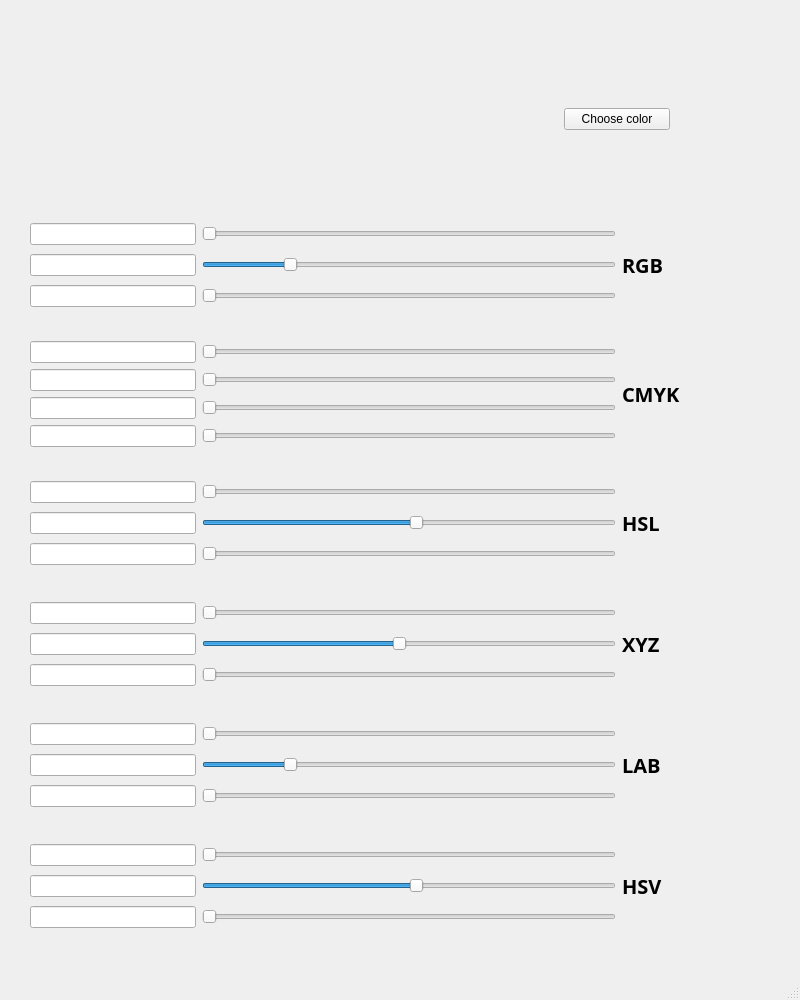
<?xml version="1.0" encoding="UTF-8"?>
<ui version="4.0">
 <class>MainWindow</class>
 <widget class="QMainWindow" name="MainWindow">
  <property name="geometry">
   <rect>
    <x>0</x>
    <y>0</y>
    <width>800</width>
    <height>1000</height>
   </rect>
  </property>
  <property name="windowTitle">
   <string>MainWindow</string>
  </property>
  <widget class="QWidget" name="centralwidget">
   <widget class="QWidget" name="verticalLayoutWidget_2">
    <property name="geometry">
     <rect>
      <x>30</x>
      <y>220</y>
      <width>651</width>
      <height>711</height>
     </rect>
    </property>
    <layout class="QVBoxLayout" name="verticalLayout_3">
     <item>
      <layout class="QHBoxLayout" name="horizontalLayout_4" stretch="10,1">
       <item>
        <layout class="QVBoxLayout" name="verticalLayout">
         <item>
          <layout class="QHBoxLayout" name="horizontalLayout" stretch="2,5">
           <item>
            <widget class="QLineEdit" name="red_text">
             <property name="inputMask">
              <string>000</string>
             </property>
            </widget>
           </item>
           <item>
            <widget class="QSlider" name="red_slider">
             <property name="maximum">
              <number>255</number>
             </property>
             <property name="pageStep">
              <number>1</number>
             </property>
             <property name="orientation">
              <enum>Qt::Horizontal</enum>
             </property>
            </widget>
           </item>
          </layout>
         </item>
         <item>
          <layout class="QHBoxLayout" name="horizontalLayout_2" stretch="2,5">
           <item>
            <widget class="QLineEdit" name="green_text">
             <property name="inputMask">
              <string>000</string>
             </property>
            </widget>
           </item>
           <item>
            <widget class="QSlider" name="green_slider">
             <property name="maximum">
              <number>255</number>
             </property>
             <property name="pageStep">
              <number>1</number>
             </property>
             <property name="value">
              <number>52</number>
             </property>
             <property name="orientation">
              <enum>Qt::Horizontal</enum>
             </property>
            </widget>
           </item>
          </layout>
         </item>
         <item>
          <layout class="QHBoxLayout" name="horizontalLayout_3" stretch="2,5">
           <item>
            <widget class="QLineEdit" name="blue_text">
             <property name="inputMask">
              <string>000</string>
             </property>
            </widget>
           </item>
           <item>
            <widget class="QSlider" name="blue_slider">
             <property name="maximum">
              <number>255</number>
             </property>
             <property name="pageStep">
              <number>1</number>
             </property>
             <property name="orientation">
              <enum>Qt::Horizontal</enum>
             </property>
            </widget>
           </item>
          </layout>
         </item>
        </layout>
       </item>
       <item>
        <widget class="QLabel" name="label_2">
         <property name="font">
          <font>
           <family>Pristina</family>
           <pointsize>15</pointsize>
           <bold>true</bold>
          </font>
         </property>
         <property name="text">
          <string>RGB</string>
         </property>
        </widget>
       </item>
      </layout>
     </item>
     <item>
      <spacer name="verticalSpacer_3">
       <property name="orientation">
        <enum>Qt::Vertical</enum>
       </property>
       <property name="sizeType">
        <enum>QSizePolicy::Fixed</enum>
       </property>
       <property name="sizeHint" stdset="0">
        <size>
         <width>20</width>
         <height>25</height>
        </size>
       </property>
      </spacer>
     </item>
     <item>
      <layout class="QHBoxLayout" name="horizontalLayout_9" stretch="10,0">
       <item>
        <layout class="QVBoxLayout" name="verticalLayout_2">
         <item>
          <layout class="QHBoxLayout" name="horizontalLayout_5" stretch="2,5">
           <item>
            <widget class="QLineEdit" name="cyan_text">
             <property name="inputMask">
              <string>000</string>
             </property>
            </widget>
           </item>
           <item>
            <widget class="QSlider" name="cyan_slider">
             <property name="maximum">
              <number>100</number>
             </property>
             <property name="pageStep">
              <number>1</number>
             </property>
             <property name="orientation">
              <enum>Qt::Horizontal</enum>
             </property>
             <property name="tickPosition">
              <enum>QSlider::NoTicks</enum>
             </property>
            </widget>
           </item>
          </layout>
         </item>
         <item>
          <layout class="QHBoxLayout" name="horizontalLayout_6" stretch="2,5">
           <item>
            <widget class="QLineEdit" name="magenta_text">
             <property name="inputMask">
              <string>000</string>
             </property>
            </widget>
           </item>
           <item>
            <widget class="QSlider" name="magenta_slider">
             <property name="maximum">
              <number>100</number>
             </property>
             <property name="pageStep">
              <number>1</number>
             </property>
             <property name="orientation">
              <enum>Qt::Horizontal</enum>
             </property>
            </widget>
           </item>
          </layout>
         </item>
         <item>
          <layout class="QHBoxLayout" name="horizontalLayout_7" stretch="2,5">
           <item>
            <widget class="QLineEdit" name="yellow_text">
             <property name="inputMask">
              <string>000</string>
             </property>
            </widget>
           </item>
           <item>
            <widget class="QSlider" name="yellow_slider">
             <property name="maximum">
              <number>100</number>
             </property>
             <property name="pageStep">
              <number>1</number>
             </property>
             <property name="orientation">
              <enum>Qt::Horizontal</enum>
             </property>
            </widget>
           </item>
          </layout>
         </item>
         <item>
          <layout class="QHBoxLayout" name="horizontalLayout_8" stretch="2,5">
           <item>
            <widget class="QLineEdit" name="key_text">
             <property name="inputMask">
              <string>000</string>
             </property>
            </widget>
           </item>
           <item>
            <widget class="QSlider" name="key_slider">
             <property name="maximum">
              <number>100</number>
             </property>
             <property name="pageStep">
              <number>1</number>
             </property>
             <property name="orientation">
              <enum>Qt::Horizontal</enum>
             </property>
            </widget>
           </item>
          </layout>
         </item>
        </layout>
       </item>
       <item>
        <widget class="QLabel" name="label">
         <property name="font">
          <font>
           <family>Pristina</family>
           <pointsize>15</pointsize>
           <bold>true</bold>
          </font>
         </property>
         <property name="text">
          <string>CMYK</string>
         </property>
        </widget>
       </item>
      </layout>
     </item>
     <item>
      <spacer name="verticalSpacer_4">
       <property name="orientation">
        <enum>Qt::Vertical</enum>
       </property>
       <property name="sizeType">
        <enum>QSizePolicy::Fixed</enum>
       </property>
       <property name="sizeHint" stdset="0">
        <size>
         <width>20</width>
         <height>25</height>
        </size>
       </property>
      </spacer>
     </item>
     <item>
      <layout class="QHBoxLayout" name="horizontalLayout_10" stretch="10,1">
       <item>
        <layout class="QVBoxLayout" name="verticalLayout_4">
         <item>
          <layout class="QHBoxLayout" name="horizontalLayout_11" stretch="2,5">
           <item>
            <widget class="QLineEdit" name="hue_text">
             <property name="inputMask">
              <string>000</string>
             </property>
            </widget>
           </item>
           <item>
            <widget class="QSlider" name="hue_slider">
             <property name="maximum">
              <number>360</number>
             </property>
             <property name="pageStep">
              <number>1</number>
             </property>
             <property name="orientation">
              <enum>Qt::Horizontal</enum>
             </property>
            </widget>
           </item>
          </layout>
         </item>
         <item>
          <layout class="QHBoxLayout" name="horizontalLayout_12" stretch="2,5">
           <item>
            <widget class="QLineEdit" name="saturation_text">
             <property name="inputMask">
              <string>000</string>
             </property>
            </widget>
           </item>
           <item>
            <widget class="QSlider" name="saturation_slider">
             <property name="maximum">
              <number>100</number>
             </property>
             <property name="pageStep">
              <number>1</number>
             </property>
             <property name="value">
              <number>52</number>
             </property>
             <property name="orientation">
              <enum>Qt::Horizontal</enum>
             </property>
            </widget>
           </item>
          </layout>
         </item>
         <item>
          <layout class="QHBoxLayout" name="horizontalLayout_13" stretch="2,5">
           <item>
            <widget class="QLineEdit" name="lightness_text">
             <property name="inputMask">
              <string>000</string>
             </property>
            </widget>
           </item>
           <item>
            <widget class="QSlider" name="lightness_slider">
             <property name="maximum">
              <number>100</number>
             </property>
             <property name="pageStep">
              <number>1</number>
             </property>
             <property name="orientation">
              <enum>Qt::Horizontal</enum>
             </property>
            </widget>
           </item>
          </layout>
         </item>
        </layout>
       </item>
       <item>
        <widget class="QLabel" name="label_3">
         <property name="font">
          <font>
           <family>Pristina</family>
           <pointsize>15</pointsize>
           <bold>true</bold>
          </font>
         </property>
         <property name="text">
          <string>HSL</string>
         </property>
        </widget>
       </item>
      </layout>
     </item>
     <item>
      <spacer name="verticalSpacer_5">
       <property name="orientation">
        <enum>Qt::Vertical</enum>
       </property>
       <property name="sizeType">
        <enum>QSizePolicy::Fixed</enum>
       </property>
       <property name="sizeHint" stdset="0">
        <size>
         <width>20</width>
         <height>25</height>
        </size>
       </property>
      </spacer>
     </item>
     <item>
      <layout class="QHBoxLayout" name="horizontalLayout_15" stretch="10,1">
       <item>
        <layout class="QVBoxLayout" name="verticalLayout_5">
         <item>
          <layout class="QHBoxLayout" name="horizontalLayout_16" stretch="2,5">
           <item>
            <widget class="QLineEdit" name="x_text">
             <property name="inputMask">
              <string>000</string>
             </property>
            </widget>
           </item>
           <item>
            <widget class="QSlider" name="x_slider">
             <property name="maximum">
              <number>109</number>
             </property>
             <property name="pageStep">
              <number>1</number>
             </property>
             <property name="orientation">
              <enum>Qt::Horizontal</enum>
             </property>
            </widget>
           </item>
          </layout>
         </item>
         <item>
          <layout class="QHBoxLayout" name="horizontalLayout_17" stretch="2,5">
           <item>
            <widget class="QLineEdit" name="y_text">
             <property name="inputMask">
              <string>000</string>
             </property>
            </widget>
           </item>
           <item>
            <widget class="QSlider" name="y_slider">
             <property name="maximum">
              <number>109</number>
             </property>
             <property name="pageStep">
              <number>1</number>
             </property>
             <property name="value">
              <number>52</number>
             </property>
             <property name="orientation">
              <enum>Qt::Horizontal</enum>
             </property>
            </widget>
           </item>
          </layout>
         </item>
         <item>
          <layout class="QHBoxLayout" name="horizontalLayout_18" stretch="2,5">
           <item>
            <widget class="QLineEdit" name="z_text">
             <property name="inputMask">
              <string>000</string>
             </property>
            </widget>
           </item>
           <item>
            <widget class="QSlider" name="z_slider">
             <property name="maximum">
              <number>109</number>
             </property>
             <property name="pageStep">
              <number>1</number>
             </property>
             <property name="orientation">
              <enum>Qt::Horizontal</enum>
             </property>
            </widget>
           </item>
          </layout>
         </item>
        </layout>
       </item>
       <item>
        <widget class="QLabel" name="label_4">
         <property name="font">
          <font>
           <family>Pristina</family>
           <pointsize>15</pointsize>
           <bold>true</bold>
          </font>
         </property>
         <property name="text">
          <string>XYZ</string>
         </property>
        </widget>
       </item>
      </layout>
     </item>
     <item>
      <spacer name="verticalSpacer_2">
       <property name="orientation">
        <enum>Qt::Vertical</enum>
       </property>
       <property name="sizeType">
        <enum>QSizePolicy::Fixed</enum>
       </property>
       <property name="sizeHint" stdset="0">
        <size>
         <width>20</width>
         <height>25</height>
        </size>
       </property>
      </spacer>
     </item>
     <item>
      <layout class="QHBoxLayout" name="horizontalLayout_19" stretch="10,1">
       <item>
        <layout class="QVBoxLayout" name="verticalLayout_6">
         <item>
          <layout class="QHBoxLayout" name="horizontalLayout_20" stretch="2,5">
           <item>
            <widget class="QLineEdit" name="l_text">
             <property name="inputMask">
              <string>000</string>
             </property>
            </widget>
           </item>
           <item>
            <widget class="QSlider" name="l_slider">
             <property name="maximum">
              <number>100</number>
             </property>
             <property name="pageStep">
              <number>1</number>
             </property>
             <property name="orientation">
              <enum>Qt::Horizontal</enum>
             </property>
            </widget>
           </item>
          </layout>
         </item>
         <item>
          <layout class="QHBoxLayout" name="horizontalLayout_21" stretch="2,5">
           <item>
            <widget class="QLineEdit" name="a_text">
             <property name="inputMask">
              <string>#000</string>
             </property>
            </widget>
           </item>
           <item>
            <widget class="QSlider" name="a_slider">
             <property name="maximum">
              <number>257</number>
             </property>
             <property name="pageStep">
              <number>1</number>
             </property>
             <property name="value">
              <number>52</number>
             </property>
             <property name="orientation">
              <enum>Qt::Horizontal</enum>
             </property>
            </widget>
           </item>
          </layout>
         </item>
         <item>
          <layout class="QHBoxLayout" name="horizontalLayout_22" stretch="2,5">
           <item>
            <widget class="QLineEdit" name="b_text">
             <property name="inputMask">
              <string>#000</string>
             </property>
             <property name="text">
              <string/>
             </property>
            </widget>
           </item>
           <item>
            <widget class="QSlider" name="b_slider">
             <property name="maximum">
              <number>257</number>
             </property>
             <property name="pageStep">
              <number>1</number>
             </property>
             <property name="orientation">
              <enum>Qt::Horizontal</enum>
             </property>
            </widget>
           </item>
          </layout>
         </item>
        </layout>
       </item>
       <item>
        <widget class="QLabel" name="label_5">
         <property name="font">
          <font>
           <family>Pristina</family>
           <pointsize>15</pointsize>
           <bold>true</bold>
          </font>
         </property>
         <property name="text">
          <string>LAB</string>
         </property>
        </widget>
       </item>
      </layout>
     </item>
     <item>
      <spacer name="verticalSpacer">
       <property name="orientation">
        <enum>Qt::Vertical</enum>
       </property>
       <property name="sizeType">
        <enum>QSizePolicy::Fixed</enum>
       </property>
       <property name="sizeHint" stdset="0">
        <size>
         <width>20</width>
         <height>25</height>
        </size>
       </property>
      </spacer>
     </item>
     <item>
      <layout class="QHBoxLayout" name="horizontalLayout_23" stretch="10,1">
       <item>
        <layout class="QVBoxLayout" name="verticalLayout_7">
         <item>
          <layout class="QHBoxLayout" name="horizontalLayout_24" stretch="2,5">
           <item>
            <widget class="QLineEdit" name="h_text">
             <property name="inputMask">
              <string>000</string>
             </property>
            </widget>
           </item>
           <item>
            <widget class="QSlider" name="h_slider">
             <property name="maximum">
              <number>360</number>
             </property>
             <property name="pageStep">
              <number>1</number>
             </property>
             <property name="orientation">
              <enum>Qt::Horizontal</enum>
             </property>
            </widget>
           </item>
          </layout>
         </item>
         <item>
          <layout class="QHBoxLayout" name="horizontalLayout_25" stretch="2,5">
           <item>
            <widget class="QLineEdit" name="s_text">
             <property name="inputMask">
              <string>000</string>
             </property>
            </widget>
           </item>
           <item>
            <widget class="QSlider" name="s_slider">
             <property name="maximum">
              <number>100</number>
             </property>
             <property name="pageStep">
              <number>1</number>
             </property>
             <property name="value">
              <number>52</number>
             </property>
             <property name="orientation">
              <enum>Qt::Horizontal</enum>
             </property>
            </widget>
           </item>
          </layout>
         </item>
         <item>
          <layout class="QHBoxLayout" name="horizontalLayout_26" stretch="2,5">
           <item>
            <widget class="QLineEdit" name="v_text">
             <property name="inputMask">
              <string>000</string>
             </property>
             <property name="text">
              <string/>
             </property>
            </widget>
           </item>
           <item>
            <widget class="QSlider" name="v_slider">
             <property name="maximum">
              <number>100</number>
             </property>
             <property name="pageStep">
              <number>1</number>
             </property>
             <property name="orientation">
              <enum>Qt::Horizontal</enum>
             </property>
            </widget>
           </item>
          </layout>
         </item>
        </layout>
       </item>
       <item>
        <widget class="QLabel" name="label_6">
         <property name="font">
          <font>
           <family>Pristina</family>
           <pointsize>15</pointsize>
           <bold>true</bold>
          </font>
         </property>
         <property name="text">
          <string>HSV</string>
         </property>
        </widget>
       </item>
      </layout>
     </item>
    </layout>
   </widget>
   <widget class="QWidget" name="horizontalLayoutWidget">
    <property name="geometry">
     <rect>
      <x>29</x>
      <y>29</y>
      <width>641</width>
      <height>181</height>
     </rect>
    </property>
    <layout class="QHBoxLayout" name="horizontalLayout_14" stretch="5,1">
     <item>
      <widget class="QLabel" name="main_bg">
       <property name="text">
        <string/>
       </property>
      </widget>
     </item>
     <item>
      <widget class="QPushButton" name="pushButton">
       <property name="sizePolicy">
        <sizepolicy hsizetype="Minimum" vsizetype="Fixed">
         <horstretch>0</horstretch>
         <verstretch>120</verstretch>
        </sizepolicy>
       </property>
       <property name="text">
        <string>Choose color</string>
       </property>
      </widget>
     </item>
    </layout>
   </widget>
  </widget>
  <widget class="QMenuBar" name="menubar">
   <property name="geometry">
    <rect>
     <x>0</x>
     <y>0</y>
     <width>800</width>
     <height>21</height>
    </rect>
   </property>
  </widget>
  <widget class="QStatusBar" name="statusbar"/>
 </widget>
 <resources/>
 <connections/>
</ui>
